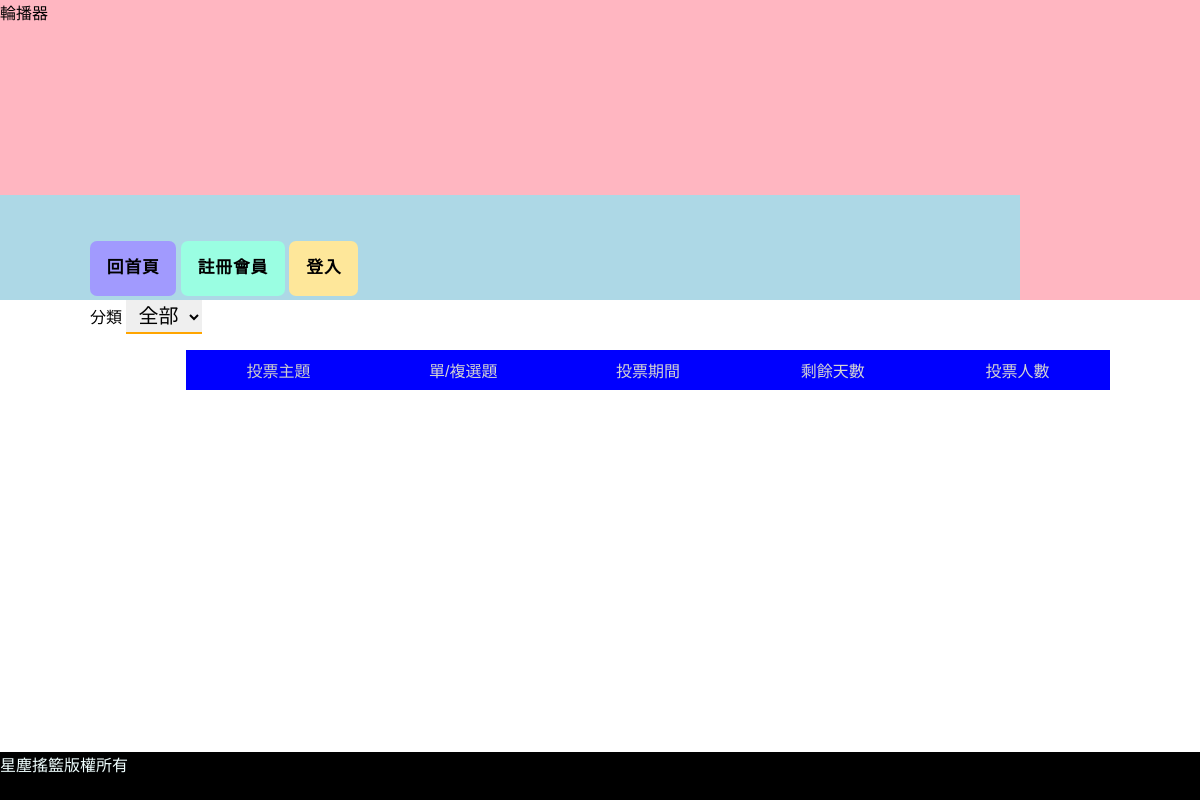
Before: / with the older database file.
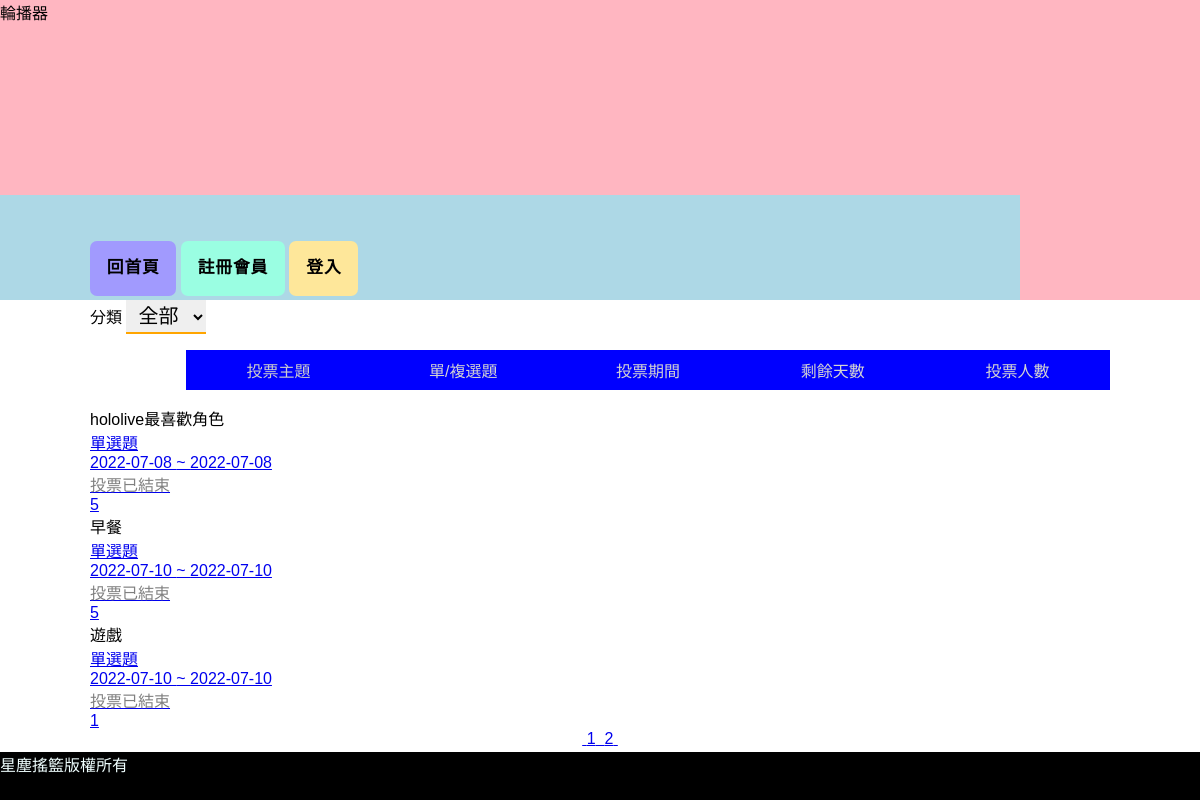
After: the same page with the newer database file.
### tables this page shows
CREATE TABLE `subjects` (
  `id` int(11) UNSIGNED NOT NULL COMMENT '序號',
  `subject` varchar(128) NOT NULL COMMENT '主題描述',
  `type_id` int(11) NOT NULL,
  `multiple` tinyint(1) NOT NULL DEFAULT 0 COMMENT '單/複選',
  `mulit_limit` tinyint(2) NOT NULL DEFAULT 1 COMMENT '單/複選項目數',
  `start` date NOT NULL,
  `end` date NOT NULL,
  `total` int(11) UNSIGNED NOT NULL DEFAULT 0
);

### api/base.php (called while the page is built, shortened)
<?php
function pdo(){
$dsn = "mysql:host=localhost;charset=utf8;dbname=vote"; return new PDO($dsn,'root','');
}
function all($table,...$arg){
    $pdo=pdo();
    $sql="SELECT * FROM $table ";
    switch(count($arg)){
        case 2:
            if(!empty($arg[0])){
                foreach($arg[0] as $key => $value){
                    $tmp[]="`$key`='$value'";
                }
                        $sql.=" WHERE ". implode(" AND " ,$tmp) . $arg[1];
            }else{
                $sql.=$arg[1];
            }
        break;
        }
        return $pdo->query($sql)->fetchAll(PDO::FETCH_ASSOC);
    }
function math($table,$math,$col,...$arg){
    $pdo=pdo();
    $sql="SELECT $math(`$col`) FROM $table ";
        return $pdo->query($sql)->fetchColumn();
    }
?>

### front/vote_list.php (the view, shortened to what this page needs)
<?php
$p="";
$querystr="";
$queryfilter="";
?>
<div>
    <label for="types">分類</label>
    <select name="types" id="types" onchange="location.href=`?filter=${this.value}<?=$p;?><?=$querystr;?>`">
        <option value="0">全部</option>
    </select>
</div>
<div>
    <ul class='list'>
        <li class='list-header'>
            <div>投票主題</div>
            <?php
                if(isset($_GET['type']) && $_GET['type']=='asc'){
                ?>
            <div><a href="?order=multiple&type=desc<?=$p;?><?=$queryfilter;?>">單/複選題</a>
            </div>
            <?php
                }else{
                ?>
            <div><a href="?order=multiple&type=asc<?=$p;?><?=$queryfilter;?>">單/複選題</a></div>
            <?php
                }
                ?>
            <?php
                if(isset($_GET['type']) && $_GET['type']=='asc'){
                ?>
            <div><a href="?order=end&type=desc<?=$p;?><?=$queryfilter;?>">投票期間</a></div>
            <?php
                }else{
                ?>
            <div><a href="?order=end&type=asc<?=$p;?><?=$queryfilter;?>">投票期間</a></div>
            <?php
                }
                ?>
            <?php
                if(isset($_GET['type']) && $_GET['type']=='asc'){
                ?>
            <div><a href="?order=remain&type=desc<?=$p;?><?=$queryfilter;?>">剩餘天數</a></div>
            <?php
                }else{
                ?>
            <div><a href="?order=remain&type=asc<?=$p;?><?=$queryfilter;?>">剩餘天數</a></div>
            <?php
                    }
                ?>
            <?php
                if(isset($_GET['type']) && $_GET['type']=='asc'){
                ?>
            <div><a href='?order=total&type=desc<?=$p;?><?=$queryfilter;?>'>投票人數</a></div>
            <?php
                }else{
                ?>
            <div><a href='?order=total&type=asc<?=$p;?><?=$queryfilter;?>'>投票人數</a></div>
            <?php
                }
                ?>
        </li>
    </ul>
    <main>
            <?php
            $orderStr='';
            $filter=[];
            $total=math('subjects','count','id',$filter);
            $div=3;
            $pages=ceil($total/$div);
            $now=isset($_GET['p'])?$_GET['p']:1;
            $start=($now-1)*$div;
            $page_rows=" limit $start,$div";
            $subjects=all('subjects',$filter,$orderStr . $page_rows);
            foreach($subjects as $subject){
                echo "<div class='wrap'>";
                echo "<div class='overlay'>{$subject['subject']}</div>";
                echo "<a href='?do=vote_result&id={$subject['id']}'>";
                if($subject['multiple']==0){
                    echo "<div class='shade' >單選題</div>";
                }else{
                    echo "<div class='shade'>複選題</div>";
                }
                echo "<div class='shade'>";
                echo $subject['start']. " ~ ".$subject['end'];
                echo "</div>";
                echo "<div class='shade'>";
                    $today=strtotime("now");
                    $end=strtotime($subject['end']);
                    if(($end-$today)>0){
                        $remain=floor(($end-$today)/(60*60*24));
                        echo "倒數".$remain."天結束";
                    }else{
                        echo "<span style='color:grey'>投票已結束</span>";
                    }
                echo "</div>";
                echo "<div class='info red' class='text-center'>{$subject['total']}</div>";
                echo "</a>";
                echo "</div>";
            }
            ?>
    </main>
</div>
<div class="text-center">
<?php
if($pages > 1){
for($i=1;$i<=$pages;$i++){
    echo "<a href='?p={$i}{$querystr}{$queryfilter}'>&nbsp;";
    echo $i;
    echo "&nbsp;</a>";
}
}
?>
</div>

### index.php (shortened to what this page needs)
<?php include_once "./api/base.php";?>
<!DOCTYPE html>
<html lang="en">
<head>
    <link rel="stylesheet" href="./css/basic.css">
    <link rel="stylesheet" href="./css/front.css">
    <link rel="stylesheet" href="./css/button.css">
</head>
<body>
<div id="header">
    <?php include "./layout/header.php";
          include "./layout/front_nav.php";
    ?>
</div>
<div id="container">
<?php
if(isset($file) && file_exists($file)){
    include $file;
}else{
    include "./front/vote_list.php";
}?>
</div>
<div>
    <?php include "./layout/footer.php";?>
</div>
</body>
</html>

### layout/header.php
<div class="slider">輪播器</div>

### layout/front_nav.php (shortened to what this page needs)
<nav>
    <button onclick="location.href='index.php'" type="button" class="btn btn--purple">
	    <span class="btn__txt">回首頁</span>
    </button>
    <button onclick="location.href='./login/register.php'" type="button" class="btn btn--green">
        <span class="btn__txt">註冊會員</span>
</button>
<button onclick="location.href='./login/login.php'" type="button" class="btn btn--yellow">
	<span class="btn__txt">登入</span>
</button>
</nav>

### layout/footer.php
<footer>
    <div class="right">星塵搖籃版權所有</div>
</footer>

### css/basic.css (style rules this page uses)
* { margin: 0; padding: 0; list-style-type: none; box-sizing: border-box; font-family: Arial, Helvetica, sans-serif; }
#header { width:100%; height: 300px; position: relative; }
#header .slider { height: 100%; background: lightpink; }
#header nav { position: absolute; width: 85%; min-width: 1000px; padding: 0.25rem 7.5%; background: lightblue; bottom: 0; }
#container { width: 85%; min-width: 1000px; margin: auto; }
footer { width: 100%; height: 3rem; background: black; color: azure; }
.btn { display: inline-block; border: 1px solid #ccc; border-radius: 5px; background: lightgray; padding:0.25rem 0.75rem; font-size:1.1rem; box-sizing: 0 0 10px #ccc; }
.text-center { text-align: center; }

### css/front.css (style rules this page uses)
#container { min-height:calc(100vh - 300px - 3rem) ; }
#header .slider { background-position: center; background-size: cover; background-repeat: no-repeat; }
.list { margin:1rem 0 1rem 6rem; }
.list-header { display:flex; justify-content: space-evenly; text-align: center; }
.list a { text-decoration: none; }
.list-header div { width:calc(100% / 5); padding:0.5rem 1rem; background:blue; color:#ccc; }
.list-header div a { color: lightgrey; }
#types { padding:0.25rem 0.5rem; font-size:1.25rem; border:0; border-bottom:2px solid orange; }

### css/button.css (style rules this page uses)
.btn { background: hsl(var(--hue), 98%, 80%); border: none; border-radius: 7px; cursor: pointer; color: black; font: 600 1.05rem/1 "Nunito", sans-serif; letter-spacing: 0.05em; overflow: hidden; padding: 1.15em 1em; min-height: 3.3em; position: relative; text-transform: lowercase; }
.btn--yellow { --hue: 46; }
.btn--green { --hue: 163; }
.btn--purple { --hue: 244; }
.btn + .btn { margin-top: 2.5em; }
.btn__txt { position: relative; z-index: 2; }

Changed rows visible on the page:
added subjects: subject "hololive最喜歡角色", multiple "單選題", start "2022-07-08", end "2022-07-08", shows "投票已結束", total "5"
added subjects: subject "早餐", multiple "單選題", start "2022-07-10", end "2022-07-10", shows "投票已結束", total "5"
added subjects: subject "遊戲", multiple "單選題", start "2022-07-10", end "2022-07-10", shows "投票已結束", total "1"
Other visible differences:
new list line: "1"
new list line: "2"
